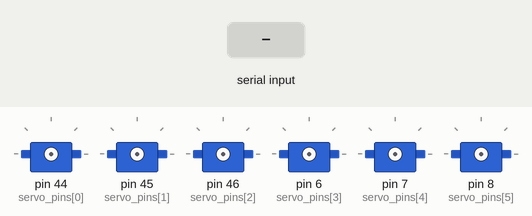
Recording of a sketch running on a simulated Arduino Mega 2560, built with avr-gcc and run on an emulated ATmega2560. Shown: 6 × servo. The inputs (shaded band) are chosen by the test bench. What the sketch prints to the serial monitor is not drawn.

Above: at 1.2 s.
1.3 s: byte 202 (202) received over Serial
2.8 s: byte 200 (200) received over Serial
At 5.77 s:
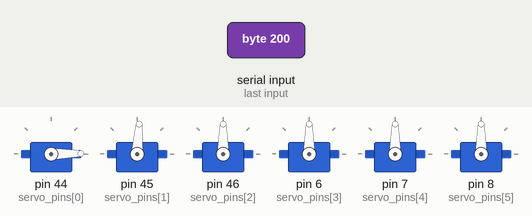
At 20.4 s:
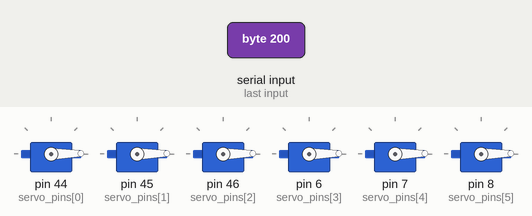
Timing chart, 0 to 20.8 s (numbered marks = the images above; inputs shaded):
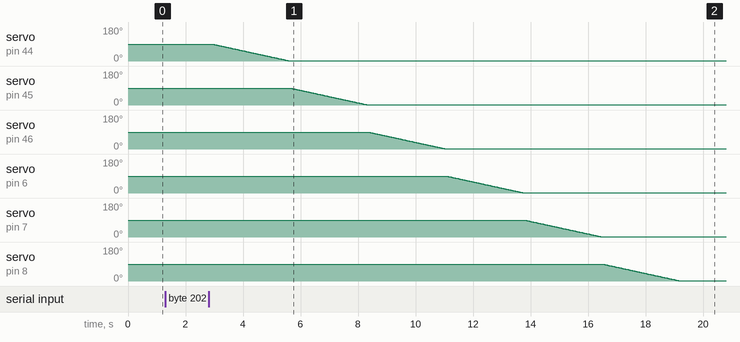

Measured:
- after the input at 2.8 s, servo on pin 44 (servo_pins[0]): moves from 90° to 1° over 2.7 s, starting after 0.14 s; servo on pin 45 (servo_pins[1]): moves from 90° to 1° over 2.7 s, starting after 2.9 s

The sketch:

ardop_firmware.ino
```cpp
//********** Libraries **********//

#include <Servo.h>


//********** Macros **********//

#define NUM_JOINTS  6
#define SERVO_FREQ  60
#define SWEEP_DELAY 30


//********** Globals **********//

int servo_pins[NUM_JOINTS] = {44, 45, 46, 6, 7, 8}; // For Mega only
int min_angles[NUM_JOINTS] = {0, 0, 0, 0, 0, 0};
int max_angles[NUM_JOINTS] = {180, 180, 180, 180, 180, 180};
int def_angles[NUM_JOINTS] = {90, 90, 90, 90, 90, 90};
int temp_angles[NUM_JOINTS] = {0, 0, 0, 0, 0, 0};

typedef struct
{
	int pin;
	int min_angle;
	int max_angle;
	int def_angle;
	int last_angle;
} Joint;


//********** Objects **********//

Servo arm_servo[NUM_JOINTS];
Joint arm_joint[NUM_JOINTS];


//********** Functions **********//

void attachServo(int servo_index)
{
	Serial.print("Attaching Servo "); Serial.println(servo_index);
	arm_servo[servo_index].attach(servo_pins[servo_index]);
	arm_servo[servo_index].write(arm_joint[servo_index].last_angle);
}

void attachServos()
{
	for (int i = 0; i < NUM_JOINTS; i++)
	{
		attachServo(i);
	}
}

void detachServo(int servo_index)
{
	if (arm_servo[servo_index].attached())
	{
		Serial.print("Detaching Servo "); Serial.println(servo_index);
		arm_servo[servo_index].detach();
	}
}

void detachServos()
{
	for (int i = 0; i < NUM_JOINTS; i++)
	{
		detachServo(i);
	}
}

void jointInit()
{
	for (int i = 0; i < NUM_JOINTS; i++)
	{
		arm_joint[i].pin = servo_pins[i];
		arm_joint[i].min_angle = min_angles[i];
		arm_joint[i].max_angle = max_angles[i];
		arm_joint[i].def_angle = def_angles[i];
		arm_joint[i].last_angle = def_angles[i];
	}
}

void armAttach()
{
	Serial.println("\n>>> Attach Arm...");
	attachServos();
	Serial.println("Done");
}

void armDetach()
{
	Serial.println("\n>>> Detach Arm...");
	detachServos();
	Serial.println("Done");
}

void armShutdown()
{
	Serial.println("\n>>> Shutdown Arm...");
	resetServoAngles();
	detachServos();
	Serial.println("Done");
}

void servoSweep(int servo_index)
{
	for (int pos = 0; pos <= 180; pos += 1)
	{
		arm_servo[servo_index].write(pos);
		delay(SWEEP_DELAY);
	}

	for (int pos = 180; pos >= 0; pos -= 1)
	{
		arm_servo[servo_index].write(pos);
		delay(SWEEP_DELAY);
	}
}

void setServoAngle(int index, int angle)
{
	if (!arm_servo[index].attached())
	{
		Serial.print("\n\n>>> Joint in detached state: "); Serial.println(index);
		Serial.print('*');
		return;
	}

	Serial.print("\n\n>>> Actuating Joint: "); Serial.println(index);

	if (angle > arm_joint[index].last_angle)
	{
		for (int i = arm_joint[index].last_angle; i <= angle; i++)
		{
			int write_angle = map(i, 0, 180, arm_joint[index].min_angle, arm_joint[index].max_angle);
			if ((i % 5 == 0) || (i == angle) || (i == arm_joint[index].last_angle))
			{
				Serial.print(i); Serial.print(" ");
			}
			arm_servo[index].write(i);
			delay(SWEEP_DELAY);
		}
	}

	else if (angle < arm_joint[index].last_angle)
	{
		Serial.print(arm_joint[index].last_angle); Serial.print(" ");
		for (int i = arm_joint[index].last_angle; i >= angle; i--)
		{
			int write_angle = map(i, 0, 180, arm_joint[index].min_angle, arm_joint[index].max_angle);
			if ((i % 5 == 0) || (i == angle) || (i == arm_joint[index].last_angle))
			{
				Serial.print(i); Serial.print(" ");
			}
			arm_servo[index].write(i);
			delay(SWEEP_DELAY);
		}
	}

	else Serial.print("No change");

	arm_joint[index].last_angle = angle;
}

void setServoAngles()
{
	for (int i = 0; i < NUM_JOINTS; i++)
	{
		setServoAngle(i, temp_angles[i]);
	}
}

void resetServoAngles()
{
	for (int i = 0; i < NUM_JOINTS; i++)
	{
		setServoAngle(i, def_angles[i]);
	}
}

int getServoAngle(int servo_index)
{
	return arm_servo[servo_index].read();
}

void getServoAngles(int *angles)
{
	for (int i = 0; i < NUM_JOINTS; i++)
	{
		angles[i] = getServoAngle(i);
	}
}

void dispAngles()
{
	Serial.println("\n\n>>> Success!");
	for (int i = 0; i < NUM_JOINTS; i++)
	{
		Serial.print("Servo ");
		Serial.print(i);
		Serial.print(": ");
		Serial.println(temp_angles[i]);
	}
}

void flushSerialBuffer()
{
	while (Serial.available())
	{
		Serial.read();
	}
}

void serialUpdate()
{
	// Wait for serial data from python script
	if (Serial.available() > 0)
	{
		int frameID = Serial.read();
		Serial.print("\n>>> Frame ID: "); Serial.println(frameID);

		// Parse start limiter
		if (frameID == 200)
		{
			// Wait for complete packet to parse joint angles
			delay(50);
			if (!Serial.available() >= NUM_JOINTS)
			{
				flushSerialBuffer();
				Serial.print('*');
				return;
			}

			// Now read the angles
			for (int i = 0; i < NUM_JOINTS; i++)
			{
				int angle = Serial.read();
				temp_angles[i] = constrain(angle, 1, 180);
			}

			// Display angles on serial terminal
			dispAngles();

			// Update the servo angle for each servo by passing the servo object
			setServoAngles();
		}

		else if (frameID == 202)
		{
			// Attach servos
			armAttach();
		}

		else if (frameID == 204)
		{
			// Detach servos
			armDetach();
		}

		else if (frameID == 206)
		{
			// Shutdown arm
			armShutdown();
		}

		else if (frameID == 210)
		{
			// sendIMUData();
		}

		else
		{
			// Flush buffer
			flushSerialBuffer();
		}
	}
}

void serialEcho()
{
	if (Serial.available())
		Serial.write(Serial.read());
}


//********** Main Function **********//

void setup()
{
	Serial.begin(9600);
	jointInit();
	Serial.println("\n\nSetup Done");
}

void loop()
{
	serialUpdate();
}
```
